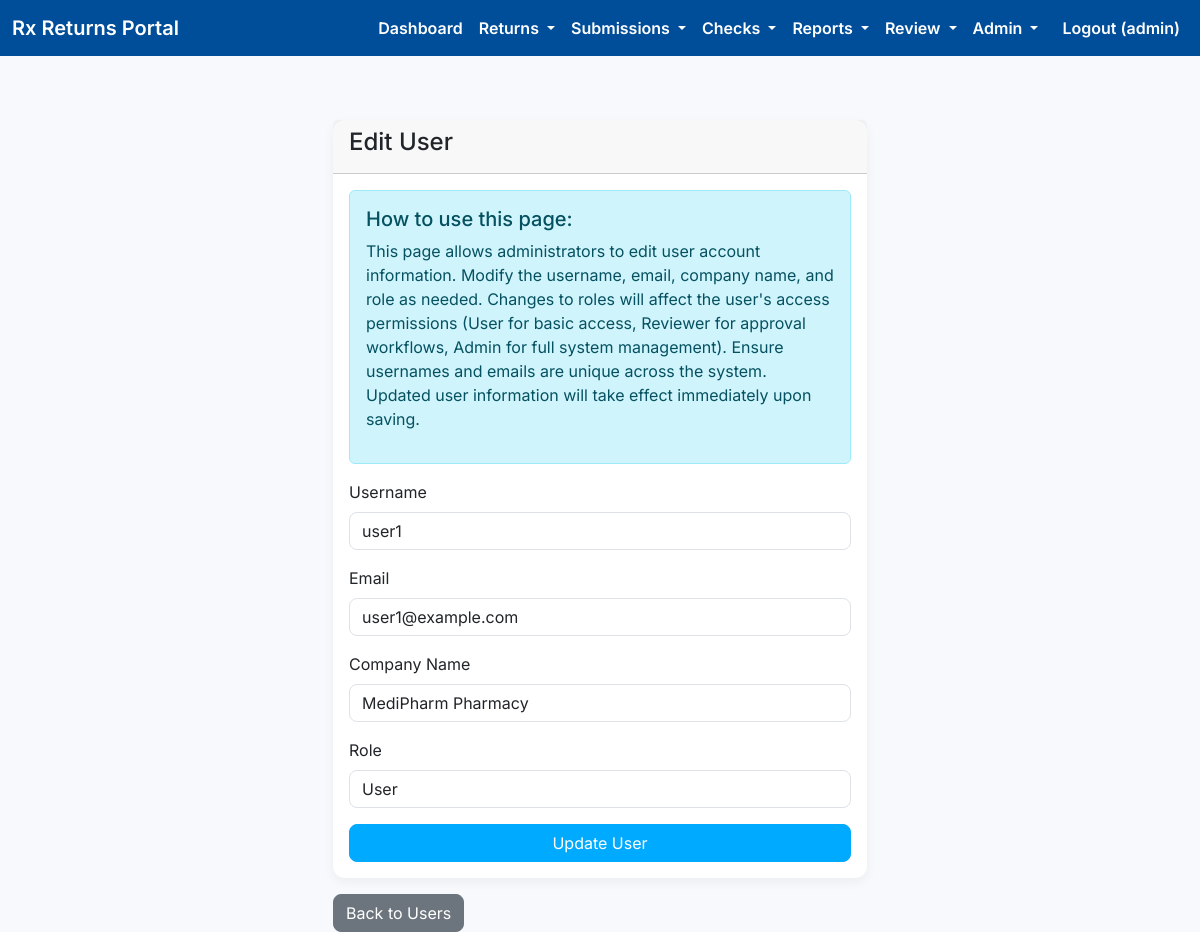
/admin/users/1/edit (signed in), run on the app's committed database.
### models.py (models this page shows, shortened)
class User(UserMixin, db.Model):
    __tablename__ = 'users'
    id = db.Column(db.Integer, primary_key=True)
    username = db.Column(db.String(80), unique=True, nullable=False)
    email = db.Column(db.String(120), unique=True, nullable=False)
    password_hash = db.Column(db.String(256), nullable=False)
    company_name = db.Column(db.String(120))
    role = db.Column(db.String(20), nullable=False, default='user')

### app.py (the view, shortened to what this page needs)
@app.route('/admin/users/<int:id>/edit', methods=['GET', 'POST'])
@login_required
@admin_required
def edit_user(id):
    user = User.query.get_or_404(id)
    return render_template('edit_user.html', user=user)

### app.py (called while the page is built)
@login_manager.user_loader
def load_user(user_id):
    return User.query.get(int(user_id))

def admin_required(f):
    @wraps(f)
    def decorated_function(*args, **kwargs):
        if not current_user.is_authenticated or current_user.role != 'admin':
            flash('Access denied. Admin only.', 'danger')
            return redirect(url_for('dashboard'))
        return f(*args, **kwargs)
    return decorated_function

### templates/edit_user.html (shortened to what this page needs)
{% extends "base.html" %}
{% block content %}
<div class="container mt-4">
    <div class="row justify-content-center">
        <div class="col-md-6">
            <div class="card">
                <div class="card-header">
                    <h4>Edit User</h4>
                </div>
                <div class="card-body">
                    <div class="alert alert-info">
                        <h5>How to use this page:</h5>
                        <p>This page allows administrators to edit user account information. Modify the username, email, company name, and role as needed. Changes to roles will affect the user's access permissions (User for basic access, Reviewer for approval workflows, Admin for full system management). Ensure usernames and emails are unique across the system. Updated user information will take effect immediately upon saving.</p>
                    </div>
                    <form method="POST">
                        <div class="mb-3">
                            <label for="username" class="form-label">Username</label>
                            <input type="text" class="form-control" id="username" name="username" value="{{ user.username }}" required>
                        </div>
                        <div class="mb-3">
                            <label for="email" class="form-label">Email</label>
                            <input type="email" class="form-control" id="email" name="email" value="{{ user.email }}" required>
                        </div>
                        <div class="mb-3">
                            <label for="company_name" class="form-label">Company Name</label>
                            <input type="text" class="form-control" id="company_name" name="company_name" value="{{ user.company_name or '' }}">
                        </div>
                        <div class="mb-3">
                            <label for="role" class="form-label">Role</label>
                            <select class="form-control" id="role" name="role" required>
                                <option value="user" {{ 'selected' if user.role == 'user' else '' }}>User</option>
                            </select>
                        </div>
                        <div class="d-grid">
                            <button type="submit" class="btn btn-primary">Update User</button>
                        </div>
                    </form>
                </div>
            </div>
            <div class="mt-3">
                <a href="{{ url_for('admin_users') }}" class="btn btn-secondary">Back to Users</a>
            </div>
        </div>
    </div>
</div>
{% endblock %}

### templates/base.html (shortened to what this page needs)
<!DOCTYPE html>
<html lang="en">
<head>
    <link href="https://cdn.jsdelivr.net/npm/bootstrap@5.3.3/dist/css/bootstrap.min.css" rel="stylesheet">
</head>
<body>
    <nav class="navbar navbar-expand-lg">
        <div class="container-fluid">
            <a class="navbar-brand" href="{{ url_for('index') }}">Rx Returns Portal</a>
            <div class="collapse navbar-collapse" id="navbarNav">
                <ul class="navbar-nav ms-auto">
                    {% if current_user.is_authenticated %}
                    <li class="nav-item">
                        <a class="nav-link" href="{{ url_for('dashboard') }}">Dashboard</a>
                    </li>
                    <li class="nav-item dropdown">
                        <a class="nav-link dropdown-toggle" href="#" id="returnsDropdown" role="button" data-bs-toggle="dropdown" aria-expanded="false">
                            Returns
                        </a>
                    </li>
                    <li class="nav-item dropdown">
                        <a class="nav-link dropdown-toggle" href="#" id="submissionsDropdown" role="button" data-bs-toggle="dropdown" aria-expanded="false">
                            Submissions
                        </a>
                    </li>
                    <li class="nav-item dropdown">
                        <a class="nav-link dropdown-toggle" href="#" id="checksDropdown" role="button" data-bs-toggle="dropdown" aria-expanded="false">
                            Checks
                        </a>
                    </li>
                    <li class="nav-item dropdown">
                        <a class="nav-link dropdown-toggle" href="#" id="reportsDropdown" role="button" data-bs-toggle="dropdown" aria-expanded="false">
                            Reports
                        </a>
                    </li>
                    {% if current_user.role in ['reviewer', 'admin'] %}
                    <li class="nav-item dropdown">
                        <a class="nav-link dropdown-toggle" href="#" id="reviewDropdown" role="button" data-bs-toggle="dropdown" aria-expanded="false">
                            Review
                        </a>
                    </li>
                    {% endif %}
                    {% if current_user.role == 'admin' %}
                    <li class="nav-item dropdown">
                        <a class="nav-link dropdown-toggle" href="#" id="adminDropdown" role="button" data-bs-toggle="dropdown" aria-expanded="false">
                            Admin
                        </a>
                    </li>
                    {% endif %}
                    <li class="nav-item">
                        <a class="nav-link btn btn-sm btn-outline-light ms-2" href="{{ url_for('logout') }}">Logout ({{ current_user.username }})</a>
                    </li>
                    {% endif %}
                </ul>
            </div>
        </div>
    </nav>
    <div class="container">
        {% block content %}{% endblock %}
    </div>
</body>
</html>

### templates/base.html (style rules this page uses)
body { font-family: 'Inter', sans-serif; background-color: #f7f9fc; }
.navbar { background-color: #004d99; }
.navbar-brand, .nav-link { color: white !important; font-weight: 600; }
.container { padding-top: 20px; }
.card { border-radius: 12px; box-shadow: 0 4px 12px rgba(0, 0, 0, 0.05); border: none; }
.form-control, .btn { border-radius: 8px; }
.btn-primary { background-color: #00aaff; border-color: #00aaff; }

### data on the page
User: username "admin"
User: username "user1", email "user1@example.com", company_name "MediPharm Pharmacy"
